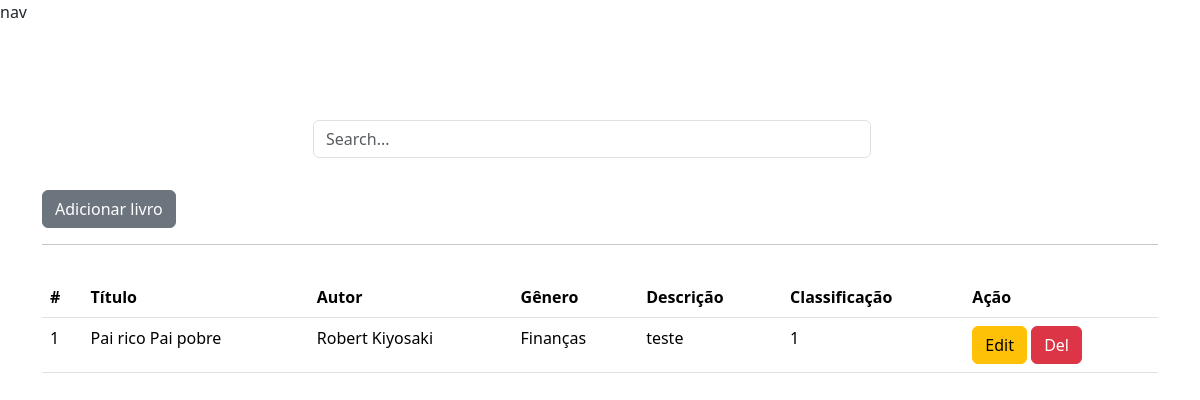
The page /home/ (signed in) on the database as committed earlier.
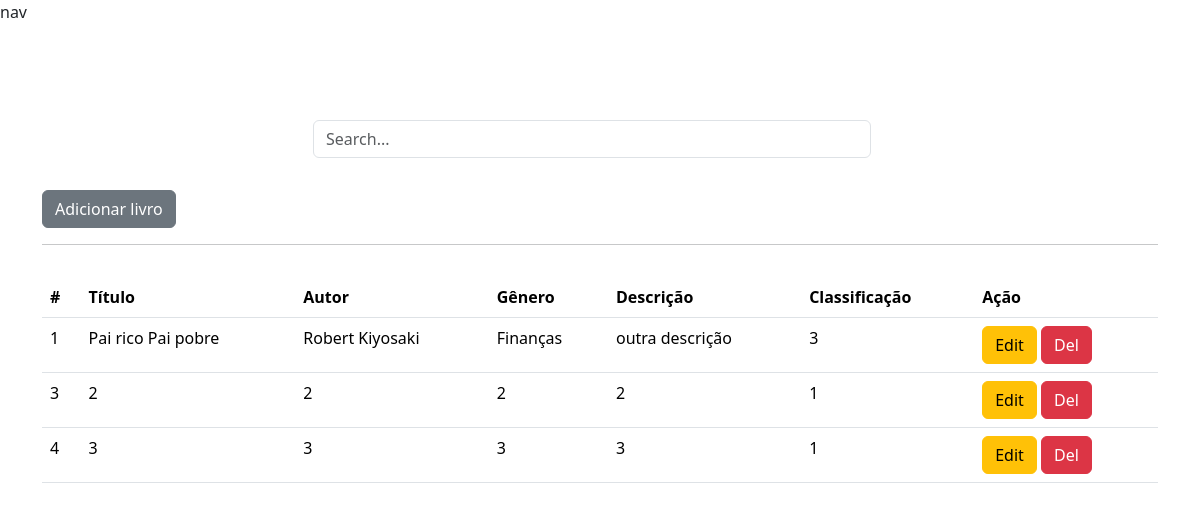
The same page on the database as committed later.
### app/models.py (models this page shows)
class Books (db.Model):
    id = db.Column(db.Integer, primary_key=True)
    autor = db.Column(db.String, nullable=True)
    titulo = db.Column(db.String, nullable=True)
    categoria = db.Column(db.String)
    descricao = db.Column(db.String)
    rate = db.Column(db.Integer)
    user_id = db.Column(db.Integer, db.ForeignKey('users.id'), nullable=False)
    user = db.relationship('Users', backref = 'books')

### app/views.py (the view)
@app.route('/home/', methods=['GET','POST','PUT','DELETE'])
@login_required
def home ():
    book_service = BookService()
    books = book_service.get_books(current_user.id)
    return render_template('users/index.html', user=current_user, books=books)

### app/models.py (called while the page is built)
@login_manager.user_loader
def load_user(user_id):
    return Users.query.get(user_id)

### app/services.py (called while the page is built)
    def get_books(self, user_id):
        return Books.query.filter_by(user_id=user_id).all()

### app/templates/users/index.html (shortened to what this page needs)
{% import 'macros.html' as macro%}
{% extends 'base.html' %}
{% block nav %} nav {% endblock %}
{% block content %}
    <section class="container mt-5 py-5" id="principal">
         <div class="d-flex justify-content-center mb-3">
            <form class="w-50 me-3" role="search">
                <input type="search" class="form-control" placeholder="Search..." aria-label="Search">
            </form>
        </div>
        <div class="py-3">
            <a
                href="#"
                class="btn btn-secondary"
                hx-get="{{ url_for('add_books') }}"
                hx-target="#principal"
                >
                Adicionar livro
            </a>
            <hr>
        </div>
        <table class="table text-align-center">
            <thead>
                <tr>
                    <th scope="col">#</th>
                    <th scope="col">Título</th>
                    <th scope="col">Autor</th>
                    <th scope="col">Gênero</th>
                    <th scope="col">Descrição</th>
                    <th scope="col">Classificação</th>
                    <th scope="col">Ação</th>
                </tr>
            </thead>
            <tbody id="new-book" hx-target="closest tr" hx-swap="outerHTML swap:0.3s">
                {% for book in books %}
                    <tr id="livro-{{book.id}}">
                        <td>{{ book.id }}</td>
                        <td>{{ book.titulo }}</td>
                        <td>{{ book.autor }}</td>
                        <td>{{ book.categoria }}</td>
                        <td>{{ book.descricao }}</td>
                        <td>{{ book.rate }}</td>
                        <td>
                            <button
                                class="btn btn-warning"
                                hx-get="{{url_for('editar_livro', book_id=book.id)}}"
                                hx-target=".teste"
                                >Edit
                            </button>
                            <button
                                class="btn btn-danger"
                                type="button"
                                hx-delete="{{url_for('excluir_livro', book_id=book.id)}}"
                                hx-confirm="Tem certeza que deseja excluir este livro?"
                                >Del
                            </button>
                        </td>
                    </tr>
                {% endfor %}
            </tbody>
        </table>
    </section>
{% endblock %}

### app/templates/macros.html (shortened to what this page needs)
{% macro head() %}
    <head>
        <link href="https://unpkg.com/aos@2.3.1/dist/aos.css" rel="stylesheet">
        <link rel="stylesheet" href="https://cdn.jsdelivr.net/npm/bootstrap@5.3.2/dist/css/bootstrap.min.css">
        <link rel="stylesheet" href="https://cdn.jsdelivr.net/npm/bootstrap-icons@1.11.3/font/bootstrap-icons.min.css">
        <link rel="stylesheet" href="../static/css/styles.css">
    </head>
{% endmacro %}

### app/templates/base.html (shortened to what this page needs)
{% import 'macros.html' as macro %}
<!DOCTYPE html>
<html lang="pt-BR">
{{ macro.head() }}
<body>
    <header>
        {% block nav %}{%endblock%}
    </header>
    <main>
       {% block content %}{%endblock%}
    </main>
</body>
</html>

### app/static/css/styles.css (style rules this page uses)
* { box-sizing: border-box; margin: 0; padding: 0; }

Rows that differ between the two databases and show on the page:
changed Books "Pai rico Pai pobre": descricao "teste" → "outra descrição"; rate "1" → "3"
added Books: id "3", titulo "2", autor "2", categoria "2", descricao "2", rate "1"
added Books: id "4", titulo "3", autor "3", categoria "3", descricao "3", rate "1"
